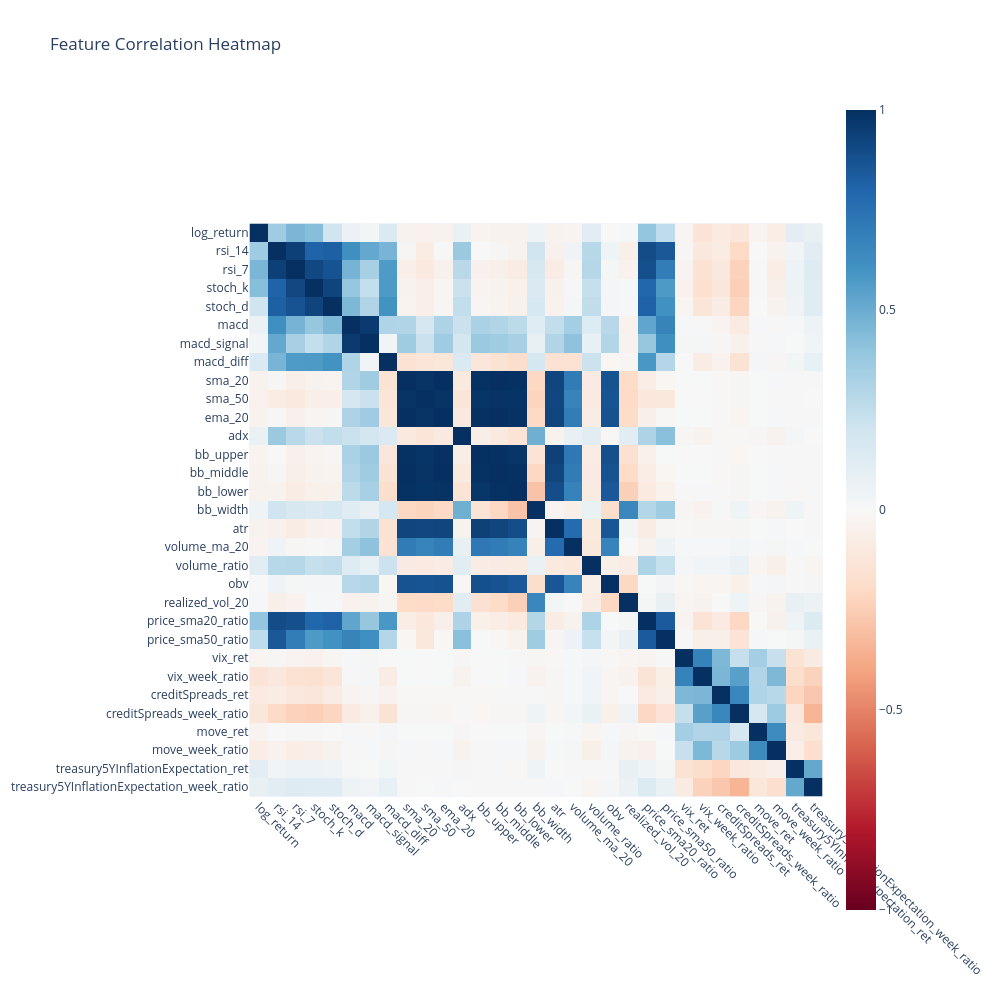

The cell this chart's notebook holds for it:
### Code cell
# Run the function
results = explore_features(data)

# Access results
processed_data = results['processed_data']

### Figure 1 — Plotly figure (JSON) as saved in the notebook; plotly's stock layout.template omitted (floating-point values rounded to 4 significant figures; data arrays with more than 128 entries replaced by an {"elided": "..."} marker saying what was removed)
{"data": [{"coloraxis": "coloraxis", "hovertemplate": "x: %{x}<br>y: %{y}<br>color: %{z}<extra></extra>", "name": "0", "type": "heatmap", "x": ["log_return", "rsi_14", "rsi_7", "stoch_k", "stoch_d", "macd", "macd_signal", "macd_diff", "sma_20", "sma_50", "ema_20", "adx", "bb_upper", "bb_middle", "bb_lower", "bb_width", "atr", "volume_ma_20", "volume_ratio", "obv", "realized_vol_20", "price_sma20_ratio", "price_sma50_ratio", "vix_ret", "vix_week_ratio", "creditSpreads_ret", "creditSpreads_week_ratio", "move_ret", "move_week_ratio", "treasury5YInflationExpectation_ret", "treasury5YInflationExpectation_week_ratio"], "xaxis": "x", "y": ["log_return", "rsi_14", "rsi_7", "stoch_k", "stoch_d", "macd", "macd_signal", "macd_diff", "sma_20", "sma_50", "ema_20", "adx", "bb_upper", "bb_middle", "bb_lower", "bb_width", "atr", "volume_ma_20", "volume_ratio", "obv", "realized_vol_20", "price_sma20_ratio", "price_sma50_ratio", "vix_ret", "vix_week_ratio", "creditSpreads_ret", "creditSpreads_week_ratio", "move_ret", "move_week_ratio", "treasury5YInflationExpectation_ret", "treasury5YInflationExpectation_week_ratio"], "yaxis": "y", "z": {"elided": "31x31 float values"}}], "layout": {"coloraxis": {"cmax": 1, "cmin": -1, "colorscale": [[0, "rgb(103,0,31)"], [0.1, "rgb(178,24,43)"], [0.2, "rgb(214,96,77)"], [0.3, "rgb(244,165,130)"], [0.4, "rgb(253,219,199)"], [0.5, "rgb(247,247,247)"], [0.6, "rgb(209,229,240)"], [0.7, "rgb(146,197,222)"], [0.8, "rgb(67,147,195)"], [0.9, "rgb(33,102,172)"], [1, "rgb(5,48,97)"]]}, "height": 1000, "title": {"text": "Feature Correlation Heatmap"}, "width": 1000, "xaxis": {"anchor": "y", "constrain": "domain", "domain": [0, 1], "scaleanchor": "y", "tickangle": 45}, "yaxis": {"anchor": "x", "autorange": "reversed", "constrain": "domain", "domain": [0, 1]}}}
